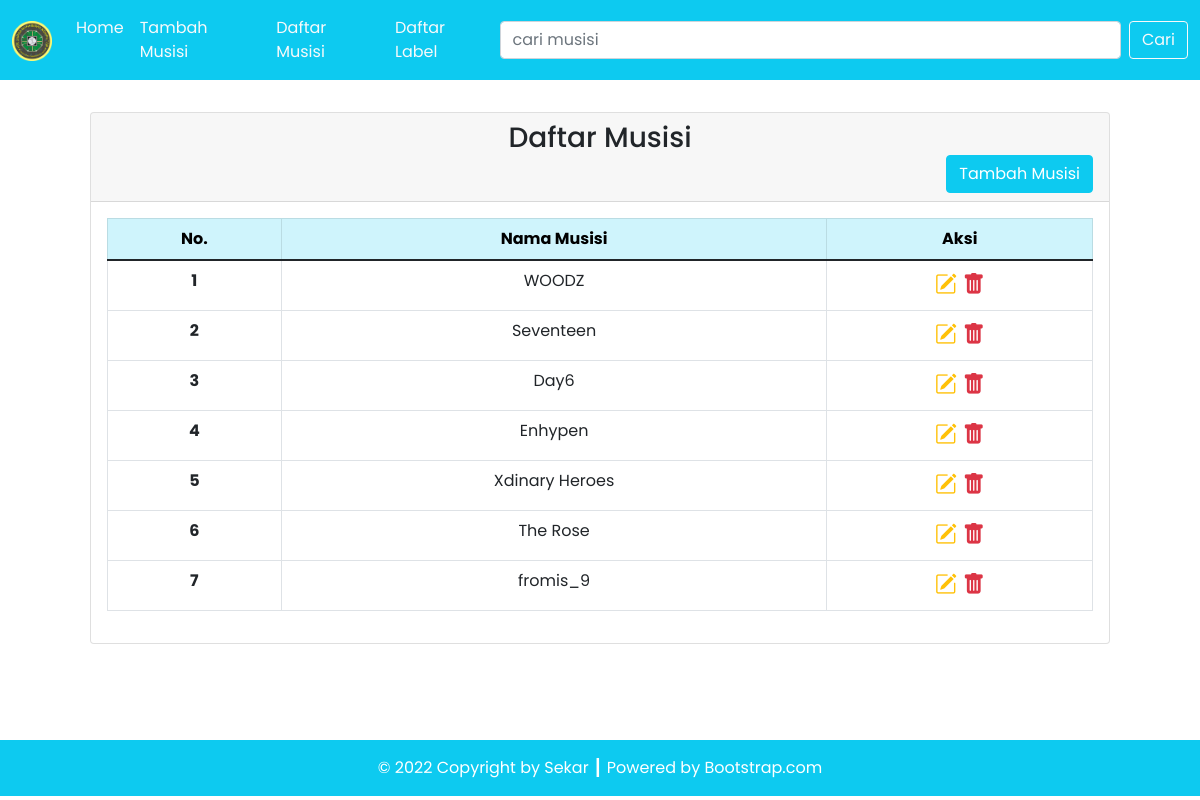
The app's page /Program/musisi.php with its own data.
### tables this page shows
CREATE TABLE `musisi` (
  `id_musisi` int(11) NOT NULL,
  `nama_musisi` varchar(100) DEFAULT NULL
);

### Program/config/db.php (called while the page is built)
<?php
$DB_HOST = "localhost";
$DB_USERNAME = "root";
$DB_PASSWORD = "";
$DB_NAME = "db_album";

### Program/classes/DB.php (called while the page is built, shortened)
<?php
class DB
{
    private $hostname = "localhost";
    private $username = "root";
    private $password;
    private $dbname = "db_album";
    private $conn;
    private $result;
    public function __construct($hostname, $username, $password, $dbname)
    {
        $this->hostname = $hostname;
        $this->username = $username;
        $this->password = $password;
        $this->dbname = $dbname;
    }
    function open()
    {
        $this->conn = mysqli_connect($this->hostname, $this->username, $this->password, $this->dbname);
    }
    function execute($query)
    {
        $this->result = mysqli_query($this->conn, $query);
        return $this->result;
    }
    function getResult()
    {
        return mysqli_fetch_array($this->result);
    }
}

### Program/classes/Musisi.php (called while the page is built, shortened)
<?php
class Musisi extends DB
{
    function getMusisi()
    {
        $query = "SELECT * FROM musisi";
        return $this->execute($query);
    }
}

### Program/musisi.php (the view, shortened to what this page needs)
<?php
include('config/db.php');
include('classes/DB.php');
include('classes/Musisi.php');
$musisi = new Musisi($DB_HOST, $DB_USERNAME, $DB_PASSWORD, $DB_NAME);
$musisi->open();
$musisi->getMusisi();
$header = '<tr>
<th scope="row">No.</th>
<th scope="row">Nama Musisi</th>
<th scope="row">Aksi</th>
</tr>';
$data = null;
$no = 1;
while ($div = $musisi->getResult()) {
    $data .= '<tr>
    <th scope="row">' . $no . '</th>
    <td>' . $div['nama_musisi'] . '</td>
    <td style="font-size: 22px;">
        <a href="ubahMusisi.php?id=' . $div['id_musisi'] . '" title="Edit Data"><i class="bi bi-pencil-square text-warning"></i></a>&nbsp;<a href="musisi.php?hapus=' . $div['id_musisi'] . '" title="Delete Data"><i class="bi bi-trash-fill text-danger"></i></a>
        </td>
    </tr>';
    $no++;
}

### records on screen
musisi: nama_musisi "WOODZ"
musisi: nama_musisi "Seventeen"
musisi: nama_musisi "Day6"
musisi: nama_musisi "Enhypen"
musisi: nama_musisi "Xdinary Heroes"
musisi: nama_musisi "The Rose"
musisi: nama_musisi "fromis_9"
